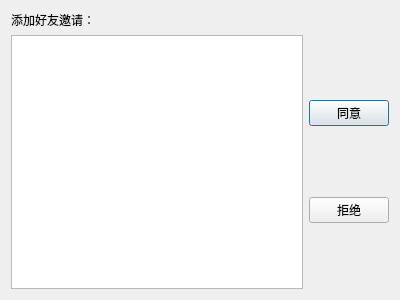
<?xml version="1.0" encoding="UTF-8"?>
<ui version="4.0">
 <class>AddFriendDialog</class>
 <widget class="QDialog" name="AddFriendDialog">
  <property name="geometry">
   <rect>
    <x>0</x>
    <y>0</y>
    <width>400</width>
    <height>300</height>
   </rect>
  </property>
  <property name="windowTitle">
   <string>Dialog</string>
  </property>
  <layout class="QGridLayout" name="gridLayout_2">
   <item row="0" column="0">
    <layout class="QGridLayout" name="gridLayout">
     <item row="1" column="0">
      <widget class="QListView" name="RequestListView"/>
     </item>
     <item row="0" column="0">
      <widget class="QLabel" name="label">
       <property name="text">
        <string>添加好友邀请：</string>
       </property>
      </widget>
     </item>
     <item row="1" column="1">
      <layout class="QVBoxLayout" name="verticalLayout">
       <item>
        <widget class="QPushButton" name="AcceptButton">
         <property name="text">
          <string>同意</string>
         </property>
        </widget>
       </item>
       <item>
        <widget class="QPushButton" name="RefuseButton">
         <property name="text">
          <string>拒绝</string>
         </property>
        </widget>
       </item>
      </layout>
     </item>
    </layout>
   </item>
  </layout>
 </widget>
 <resources/>
 <connections/>
</ui>
